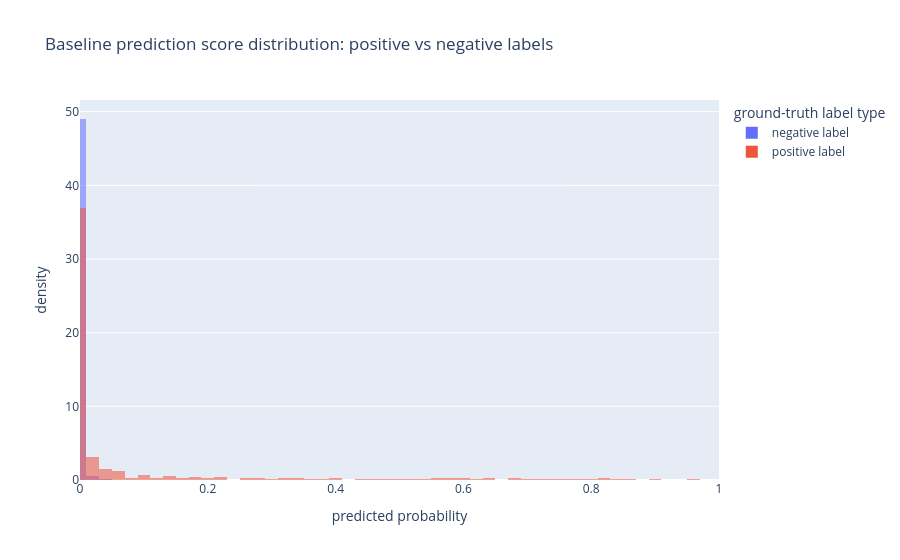

Notebook code for this chart:
### Code cell
import numpy as np
import pandas as pd
import plotly.express as px

def build_score_distribution_df(pred_df, target_df, label_columns, model_name="baseline"):
    merged = target_df.merge(
        pred_df,
        on="row_id",
        how="inner",
        suffixes=("_true", "_pred")
    )

    y_true = merged[[f"{label}_true" for label in label_columns]].to_numpy()
    y_score = merged[[f"{label}_pred" for label in label_columns]].to_numpy()

    return pd.DataFrame({
        "score": y_score.reshape(-1),
        "target": np.where(y_true.reshape(-1) > 0, "positive label", "negative label"),
        "model": model_name,
    })

baseline_dist_df = build_score_distribution_df(
    baseline_pred,
    target_df,
    label_columns,
    model_name="baseline"
)

fig = px.histogram(
    baseline_dist_df,
    x="score",
    color="target",
    nbins=80,
    histnorm="probability density",
    barmode="overlay",
    opacity=0.55,
    title="Baseline prediction score distribution: positive vs negative labels",
    labels={
        "score": "predicted probability",
        "target": "ground-truth label type",
    },
)

fig.update_layout(
    xaxis_range=[0, 1],
    yaxis_title="density",
)

fig.show()

### Figure 1 — Plotly figure (JSON) as saved in the notebook; plotly's stock layout.template omitted (floating-point values rounded to 4 significant figures; data arrays with more than 128 entries replaced by an {"elided": "..."} marker saying what was removed)
{"data": [{"bingroup": "x", "histnorm": "probability density", "hovertemplate": "ground-truth label type=negative label<br>predicted probability=%{x}<br>probability density=%{y}<extra></extra>", "legendgroup": "negative label", "marker": {"color": "#636efa", "opacity": 0.55, "pattern": {"shape": ""}}, "name": "negative label", "nbinsx": 80, "orientation": "v", "showlegend": true, "type": "histogram", "x": {"elided": "38589 float values"}, "xaxis": "x", "yaxis": "y"}, {"bingroup": "x", "histnorm": "probability density", "hovertemplate": "ground-truth label type=positive label<br>predicted probability=%{x}<br>probability density=%{y}<extra></extra>", "legendgroup": "positive label", "marker": {"color": "#EF553B", "opacity": 0.55, "pattern": {"shape": ""}}, "name": "positive label", "nbinsx": 80, "orientation": "v", "showlegend": true, "type": "histogram", "x": {"elided": "723 float values"}, "xaxis": "x", "yaxis": "y"}], "layout": {"barmode": "overlay", "legend": {"title": {"text": "ground-truth label type"}, "tracegroupgap": 0}, "title": {"text": "Baseline prediction score distribution: positive vs negative labels"}, "xaxis": {"anchor": "y", "domain": [0, 1], "range": [0, 1], "title": {"text": "predicted probability"}}, "yaxis": {"anchor": "x", "domain": [0, 1], "title": {"text": "density"}}}}
